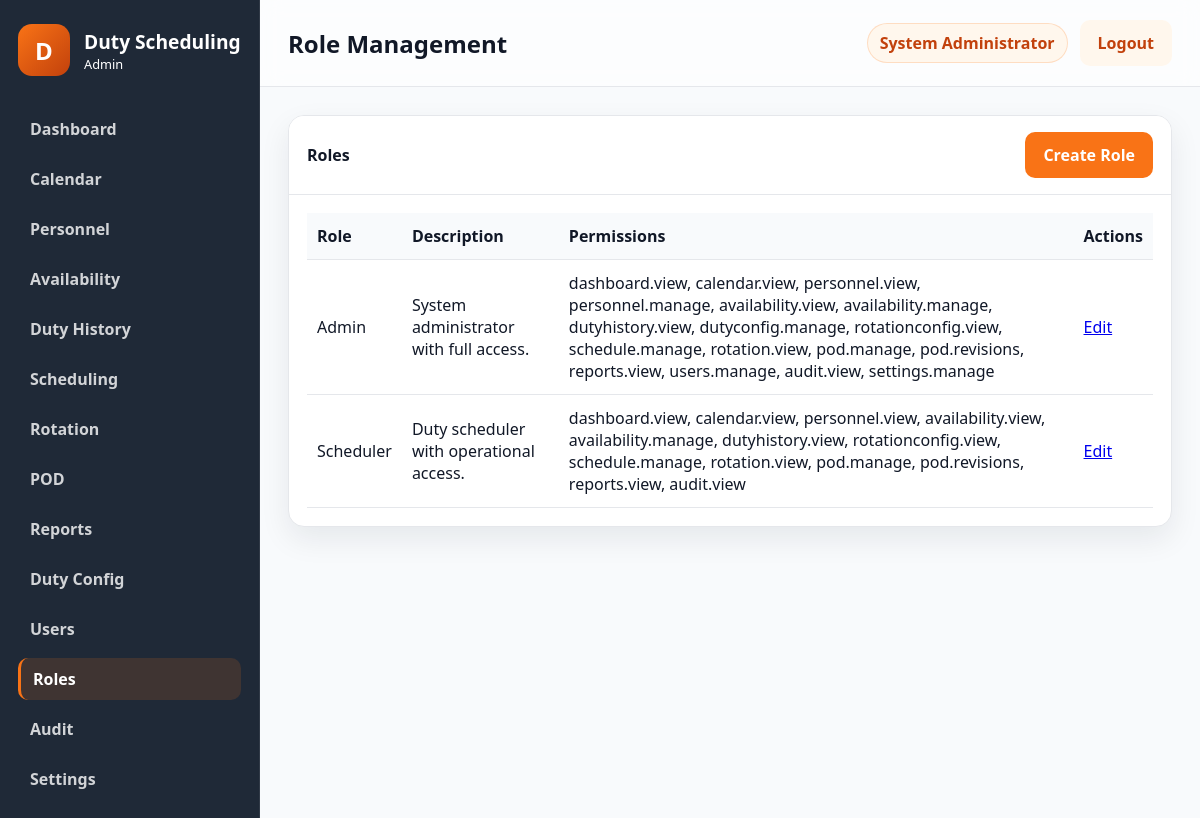
The page /public/?route=roles/index (signed in) on the database its author committed.
### tables this page shows
CREATE TABLE users (
    id INT NOT NULL AUTO_INCREMENT,
    username VARCHAR(50) NOT NULL,
    password_hash VARCHAR(255) NOT NULL,
    full_name VARCHAR(100) NOT NULL,
    email VARCHAR(100) NULL,
    role_id INT NOT NULL,
    status ENUM('active','inactive') NOT NULL DEFAULT 'active',
    failed_login_attempts INT NOT NULL DEFAULT 0,
    locked_until DATETIME NULL,
    last_login DATETIME NULL,
    created_at TIMESTAMP NOT NULL DEFAULT CURRENT_TIMESTAMP,
    updated_at TIMESTAMP NOT NULL DEFAULT CURRENT_TIMESTAMP ON UPDATE CURRENT_TIMESTAMP,
    PRIMARY KEY (id),
    UNIQUE KEY uk_users_username (username),
    KEY idx_users_role_id (role_id),
    CONSTRAINT fk_users_role_id FOREIGN KEY (role_id) REFERENCES roles (id)
        ON UPDATE CASCADE
        ON DELETE RESTRICT
);

CREATE TABLE roles (
    id INT NOT NULL AUTO_INCREMENT,
    role_name VARCHAR(50) NOT NULL,
    description VARCHAR(255) NULL,
    permissions LONGTEXT NULL,
    is_active TINYINT(1) NOT NULL DEFAULT 1,
    created_at TIMESTAMP NOT NULL DEFAULT CURRENT_TIMESTAMP,
    updated_at TIMESTAMP NOT NULL DEFAULT CURRENT_TIMESTAMP ON UPDATE CURRENT_TIMESTAMP,
    PRIMARY KEY (id),
    UNIQUE KEY uk_roles_role_name (role_name)
);

### controllers/UserController.php (called while the page is built, shortened)
<?php
class UserController
{
    public function roles(): void
    {
        $pageTitle = 'Role Management';
        $roles = Role::all();
        include APP_ROOT . '/views/layouts/layout.php';
    }
}

### public/index.php (called while the page is built, shortened)
<?php
$route = trim((string) ($_GET['route'] ?? ''), " /\t\n\r");
$routeResolver = resolve_route($route);
[$controllerName, $actionName] = $routeResolver;
if ($route !== 'auth/login' && $route !== 'auth/logout' && !is_logged_in()) {
    redirect(APP_PUBLIC_URL . '/?route=auth/login');
}
$controller = new $controllerName();
$controller->{$actionName}();

### core/functions.php (called while the page is built, shortened)
<?php
function normalize_permission(string $permission): string
{
    $normalized = trim(strtolower($permission));
    $normalized = str_replace(':', '.', $normalized);
    $normalized = str_replace('_', '.', $normalized);
    return $normalized;
}
function e(mixed $value): string
{
    return htmlspecialchars((string) $value, ENT_QUOTES, 'UTF-8');
}
function user_has_permission(string $permission): bool
{
    $user = current_user();
    $permissions = $user['permissions'] ?? [];
    return in_array(normalize_permission($permission), $permissions, true);
}

### core/auth.php (called while the page is built, shortened)
<?php
function is_logged_in(): bool
{
    $user = current_user();
    return !empty($user);
}
function current_user(): ?array
{
    $sessionUser = $_SESSION['user'] ?? null;
    $userId = (int) ($_SESSION['user_id'] ?? 0);
    if (is_array($sessionUser) && !empty($sessionUser['id'])) {
        $user = User::findById($userId);
        $role = Role::findById((int) ($user['role_id'] ?? 0));
        $user['role_name'] = $role['role_name'] ?? ($sessionUser['role_name'] ?? '');
        $user['permissions'] = Role::getPermissionsForRoleId((int) ($user['role_id'] ?? 0));
        return $user;
    }
    $user = User::findById($userId);
    $role = Role::findById((int) ($user['role_id'] ?? 0));
    $user['role_name'] = $role['role_name'] ?? '';
    $user['permissions'] = Role::getPermissionsForRoleId((int) ($user['role_id'] ?? 0));
    return $user;
}

### models/User.php (called while the page is built, shortened)
<?php
class User
{
    public static function findById(int $id): ?array
    {
        $pdo = get_db();
        $statement = $pdo->prepare(
            'SELECT u.*, r.role_name, r.permissions AS role_permissions
             FROM users u
             LEFT JOIN roles r ON r.id = u.role_id
             WHERE u.id = :id
             LIMIT 1'
        );
        $statement->execute([':id' => $id]);
        $user = $statement->fetch();
        $user['permissions'] = Role::decodePermissions($user['role_permissions'] ?? '[]');
        return $user;
    }
}

### models/Role.php (called while the page is built, shortened)
<?php
class Role
{
    public static function all(): array
    {
        $pdo = get_db();
        $statement = $pdo->query('SELECT * FROM roles ORDER BY id ASC');
        return $statement->fetchAll() ?: [];
    }
    public static function findById(int $id): ?array
    {
        $pdo = get_db();
        $statement = $pdo->prepare('SELECT * FROM roles WHERE id = :id LIMIT 1');
        $statement->execute([':id' => $id]);
        $role = $statement->fetch();
        return $role ?: null;
    }
    public static function getPermissionsForRoleId(int $roleId): array
    {
        $role = self::findById($roleId);
        return self::decodePermissions($role['permissions'] ?? '[]');
    }
    public static function decodePermissions(mixed $permissions): array
    {
        $values = [];
        if (is_array($permissions)) {
            $values = array_values($permissions);
        } else {
            $decoded = json_decode((string) $permissions, true);
            if (is_array($decoded)) {
                $values = array_values($decoded);
            }
        }
        $normalized = [];
        foreach ($values as $value) {
            $normalized[] = normalize_permission((string) $value);
        }
        return array_values(array_unique($normalized));
    }
}

### views/users/roles.php (the view, shortened to what this page needs)
<div class="panel">
    <div class="panel-header">
        <span>Roles</span>
        <a class="btn btn-primary" href="<?= e(APP_PUBLIC_URL . '/?route=roles/create'); ?>">Create Role</a>
    </div>
    <div class="panel-body">
        <table class="data-table">
            <thead>
                <tr>
                    <th>Role</th>
                    <th>Description</th>
                    <th>Permissions</th>
                    <th>Actions</th>
                </tr>
            </thead>
            <tbody>
                <?php foreach ($roles as $role): ?>
                    <tr>
                        <td><?= e($role['role_name']); ?></td>
                        <td><?= e($role['description'] ?? ''); ?></td>
                        <td><?php
                            $perms = json_decode((string) ($role['permissions'] ?? '[]'), true);
                            echo e(implode(', ', is_array($perms) ? $perms : []));
                        ?></td>
                        <td>
                            <a href="<?= e(APP_PUBLIC_URL . '/?route=roles/edit&id=' . (int) $role['id']); ?>">Edit</a>
                        </td>
                    </tr>
                <?php endforeach; ?>
            </tbody>
        </table>
    </div>
</div>

### views/layouts/layout.php (shortened to what this page needs)
<?php
$user = $user ?? current_user();
$pageTitle = $pageTitle ?? 'Dashboard';
$viewFile = $viewFile ?? APP_ROOT . '/views/dashboard/index.php';
?>
<!doctype html>
<html lang="en">
<head>
    <link rel="stylesheet" href="<?= e(APP_PUBLIC_URL . '/assets/css/app.css'); ?>">
    <link rel="stylesheet" href="<?= e(APP_PUBLIC_URL . '/assets/css/print.css'); ?>">
</head>
<body class="app-body">
    <div class="app-shell">
        <?php include APP_ROOT . '/views/layouts/sidebar.php'; ?>
        <main class="main-panel">
            <header class="topbar no-print">
                <div>
                    <h1><?= e($pageTitle); ?></h1>
                </div>
                <div class="topbar-actions">
                    <span class="user-pill"><?= e($user['full_name'] ?? 'Administrator'); ?></span>
                    <a class="btn btn-secondary" href="<?= e(APP_PUBLIC_URL . '/?route=auth/logout'); ?>">Logout</a>
                </div>
            </header>
            <section class="content-area">
                <?php include $viewFile; ?>
            </section>
        </main>
    </div>
</body>
</html>

### public/assets/css/app.css (style rules this page uses)
:root { --primary: #F97316; --primary-dark: #C2410C; --primary-light: #FFF7ED; --dark: #1F2937; --bg: #F8FAFC; --border: #E5E7EB; --text: #111827; --muted: #6B7280; --shadow: 0 12px 30px rgba(15, 23, 42, 0.08); --radius: 16px; --card-bg: #FFFFFF; --danger: #DC2626; --success: #16A34A; --warning: #F59E0B; }
* { box-sizing: border-box; }
html, body { margin: 0; min-height: 100%; font-family: "Segoe UI", Tahoma, Geneva, Verdana, sans-serif; background: var(--bg); color: var(--text); }
body { min-height: 100vh; }
.btn { display: inline-flex; align-items: center; justify-content: center; padding: 12px 18px; border: none; border-radius: 10px; text-decoration: none; cursor: pointer; font-weight: 600; transition: opacity 0.2s ease; }
.btn-primary { background: var(--primary); color: #fff; }
.btn-secondary { background: var(--primary-light); color: var(--primary-dark); }
.app-body { background: var(--bg); }
.app-shell { display: flex; min-height: 100vh; }
.main-panel { flex: 1; display: flex; flex-direction: column; }
.topbar { display: flex; align-items: center; justify-content: space-between; padding: 20px 28px; background: rgba(255, 255, 255, 0.6); border-bottom: 1px solid var(--border); backdrop-filter: blur(10px); }
.topbar h1 { margin: 0; font-size: 1.5rem; }
.topbar-actions { display: flex; align-items: center; gap: 12px; }
.user-pill { background: var(--primary-light); color: var(--primary-dark); border: 1px solid rgba(249, 115, 22, 0.2); border-radius: 999px; padding: 8px 12px; font-weight: 600; }
.content-area { padding: 28px; }
.data-table { width: 100%; border-collapse: collapse; }
.data-table th, .data-table td { padding: 12px 10px; text-align: left; border-bottom: 1px solid var(--border); }
.data-table th { background: #f8fafc; }
.panel { background: var(--card-bg); border: 1px solid var(--border); border-radius: var(--radius); overflow: hidden; box-shadow: var(--shadow); }
.panel-header { display: flex; align-items: center; justify-content: space-between; padding: 16px 18px; border-bottom: 1px solid var(--border); background: #fff; font-weight: 700; }
.panel-body { padding: 18px; }
.no-print { print-color-adjust: exact; }

### public/assets/css/print.css (style rules this page uses)
body { background: #fff; }

### rows shown on the page
users: full_name "System Administrator"
roles: role_name "Admin", description "System administrator with full access.", permissions "dashboard.view, calendar.view, personnel.view, personnel.manage, availability.view, availability.manage, dutyhistory.view, dutyconfig.manage, rotationconfig.view, schedule.manage, rotation.view, pod.manage, pod.revisions, reports.view, users.manage, audit.view, settings.manage"
roles: role_name "Scheduler", description "Duty scheduler with operational access.", permissions "dashboard.view, calendar.view, personnel.view, availability.view, availability.manage, dutyhistory.view, rotationconfig.view, schedule.manage, rotation.view, pod.manage, pod.revisions, reports.view, audit.view"

### other values the page prints
$item['label'] "Dashboard"
$item['label'] "Calendar"
$item['label'] "Personnel"
$item['label'] "Availability"
$item['label'] "Duty History"
$item['label'] "Scheduling"
$item['label'] "Rotation"
$item['label'] "POD"
$item['label'] "Reports"
$item['label'] "Duty Config"
$item['label'] "Users"
$item['label'] "Roles"
$item['label'] "Audit"
$item['label'] "Settings"
$pageTitle "Role Management"
